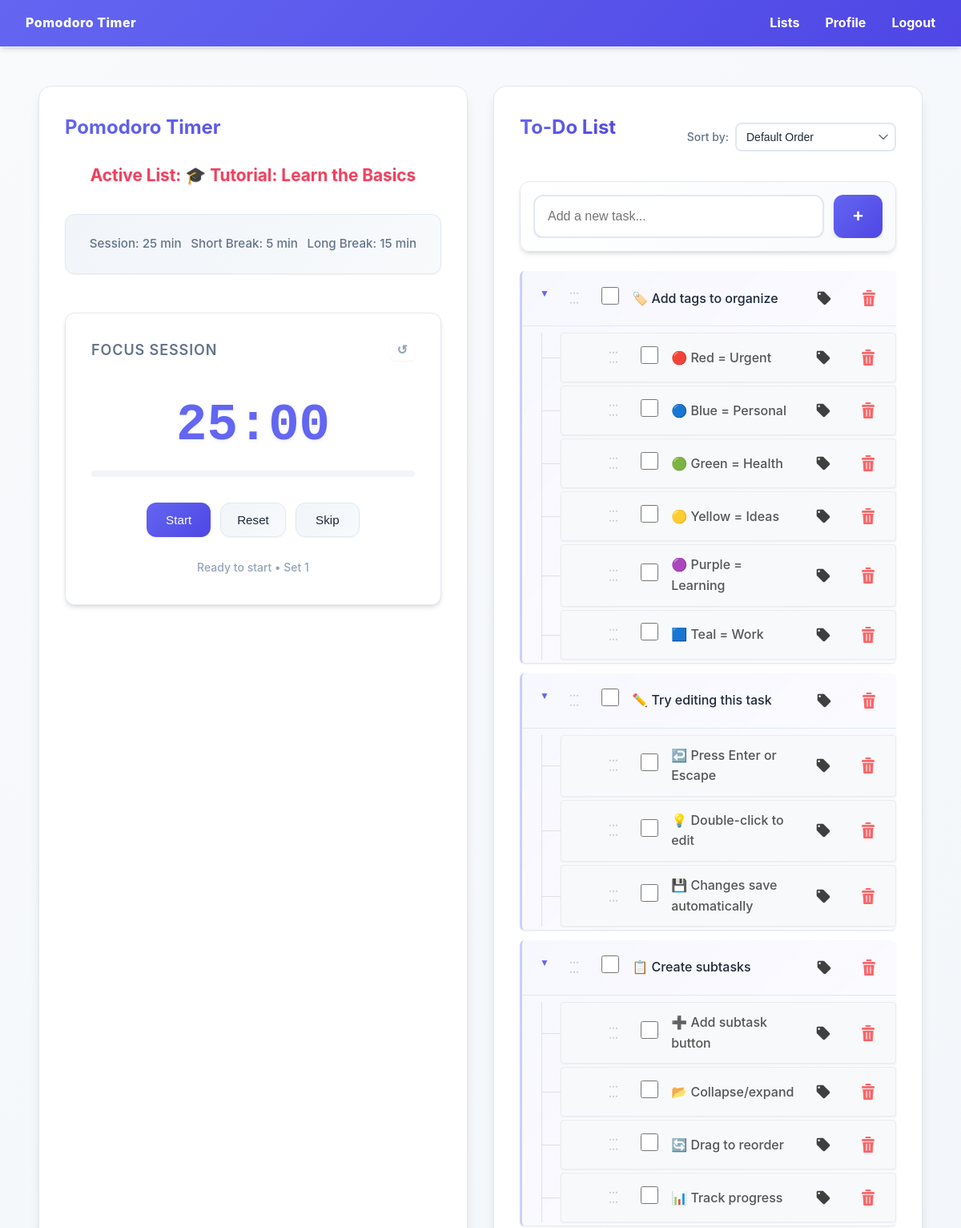
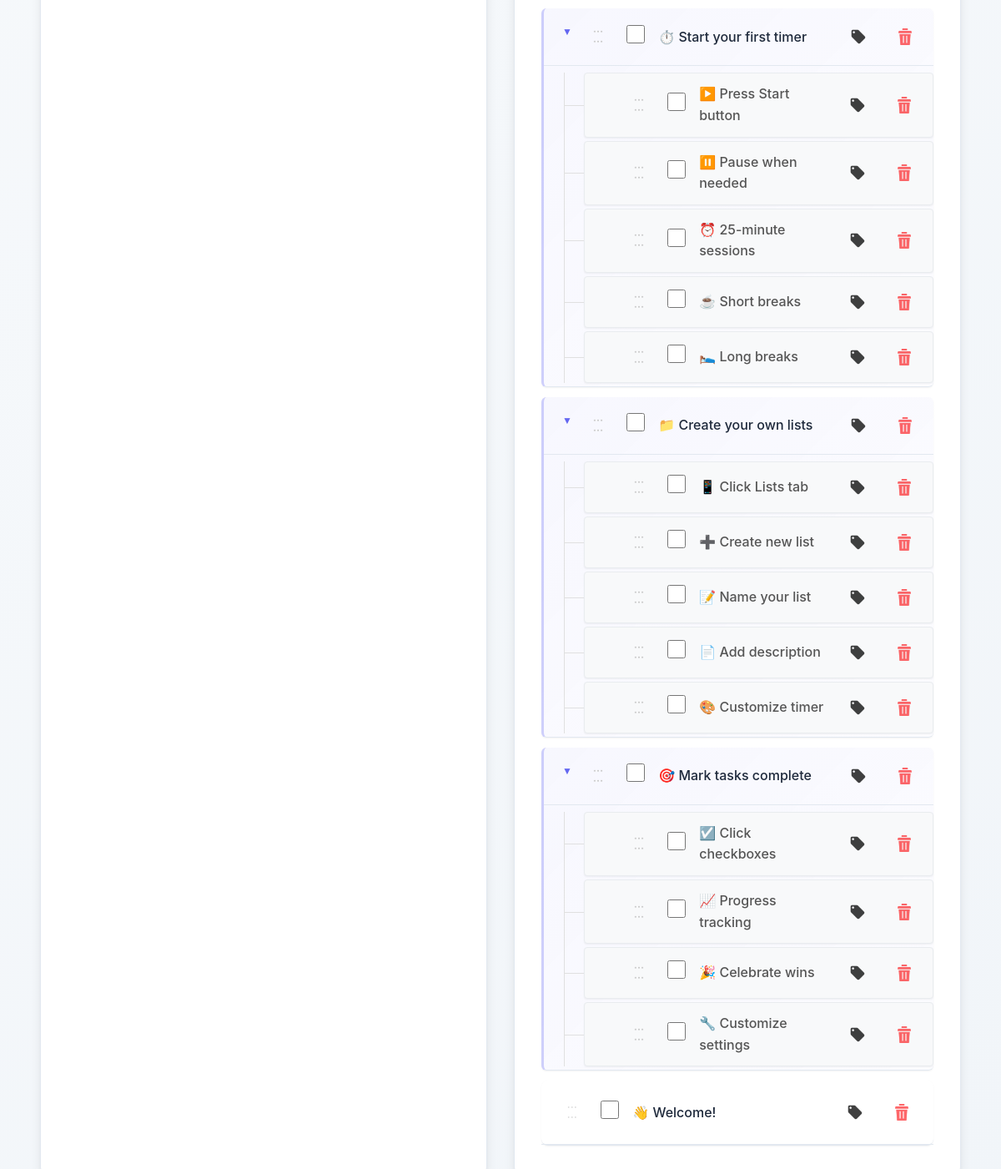
The page / (signed in) on the database its author committed (2 pictures, top to bottom).
### tables this page shows
CREATE TABLE lists (
    id INTEGER PRIMARY KEY AUTOINCREMENT,
    user_id INTEGER NOT NULL,
    name TEXT NOT NULL,
    description TEXT,
    is_active BOOLEAN DEFAULT 0,
    pomo_session INTEGER DEFAULT 25,
    pomo_short_break INTEGER DEFAULT 5,
    pomo_long_break INTEGER DEFAULT 15,
    pomo_current_time INTEGER DEFAULT 0,
    -- Timer state management
    timer_state TEXT DEFAULT 'idle' CHECK(timer_state IN ('idle', 'session', 'short_break', 'long_break', 'paused')),
    current_phase TEXT DEFAULT NULL CHECK(current_phase IN ('session', 'short_break', 'long_break')),
    timer_remaining INTEGER DEFAULT 0,
    sessions_completed INTEGER DEFAULT 0,
    timer_started_at TIMESTAMP NULL,
    timer_last_updated TIMESTAMP DEFAULT CURRENT_TIMESTAMP,
    created_at TIMESTAMP DEFAULT CURRENT_TIMESTAMP,
    FOREIGN KEY (user_id) REFERENCES users (id) ON DELETE CASCADE,
    UNIQUE(user_id, name)
);

CREATE TABLE tasks (
    id INTEGER PRIMARY KEY AUTOINCREMENT,
    list_id INTEGER NOT NULL,
    user_id INTEGER NOT NULL,
    content TEXT NOT NULL,
    is_done BOOLEAN DEFAULT 0,
    tags TEXT DEFAULT '',
    position INTEGER DEFAULT 0,
    parent_id INTEGER DEFAULT NULL,
    level INTEGER DEFAULT 0,
    path TEXT DEFAULT NULL,
    created_at TIMESTAMP DEFAULT CURRENT_TIMESTAMP,
    FOREIGN KEY (list_id) REFERENCES lists (id) ON DELETE CASCADE,
    FOREIGN KEY (user_id) REFERENCES users (id) ON DELETE CASCADE,
    FOREIGN KEY (parent_id) REFERENCES tasks (id) ON DELETE CASCADE
);

### pomodoro/routes/home.py (the view)
@bp.route('/')
@login_required
def index():
    from ..models.list import get_active_list
    active_list = get_active_list(current_user.id)
    tasks = []
    if active_list:
        from .tasks import get_tasks_with_hierarchy
        tasks = get_tasks_with_hierarchy(active_list['id'], current_user.id)
    return render_template('home/index.html', active_list=active_list, tasks=tasks)

### pomodoro/db.py (called while the page is built)
def convert_datetime(val):
    if isinstance(val, bytes):
        val = val.decode('utf-8')
    if isinstance(val, str):
        try:
            if 'T' in val:
                return datetime.fromisoformat(val.replace('Z', '+00:00'))
            else:
                return datetime.fromisoformat(val)
        except (ValueError, AttributeError):
            return datetime.now()
    return val

def get_db():
    if 'db' not in g:
        os.makedirs(current_app.instance_path, exist_ok=True)
        g.db = sqlite3.connect(
            current_app.config['DATABASE'],
            detect_types=sqlite3.PARSE_DECLTYPES | sqlite3.PARSE_COLNAMES
        )
        g.db.row_factory = sqlite3.Row
        g.db.execute("PRAGMA busy_timeout = 30000")
        from .migrations import run_pending_migrations
        run_pending_migrations(g.db)
    return g.db

### pomodoro/migrations.py (called while the page is built, shortened)
def _ensure_migrations_table(db: sqlite3.Connection):
    db.execute("""
        CREATE TABLE IF NOT EXISTS schema_migrations (
            filename TEXT PRIMARY KEY,
            applied_at TIMESTAMP DEFAULT CURRENT_TIMESTAMP
        )
    """)
    db.commit()

def run_pending_migrations(db: sqlite3.Connection):
    _ensure_migrations_table(db)
    applied = {row[0] for row in db.execute("SELECT filename FROM schema_migrations")}
    migration_files = sorted(
        f for f in os.listdir(MIGRATIONS_DIR)
        if f.endswith('.sql') and f not in applied
    )

### pomodoro/models/list.py (called while the page is built)
def get_active_list(user_id):
    db = get_db()
    return db.execute(
        'SELECT * FROM lists WHERE is_active = 1 AND user_id = ?',
        (user_id,)
    ).fetchone()

### pomodoro/models/user.py (called while the page is built)
    @staticmethod
    def get_by_id(user_id):
        database = db.get_db()
        user_data = database.execute(
            'SELECT * FROM users WHERE id = ?', (user_id,)
        ).fetchone()
        if user_data:
            return User(**user_data)
        return None

### pomodoro/templates/home/index.html (shortened to what this page needs)
{% extends 'base.html' %}
{% block head %}
<link rel="stylesheet" href="{{ url_for('static', filename='css/task-reorder.css') }}">
<link rel="stylesheet" href="{{ url_for('static', filename='css/hierarchy.css') }}">
<link rel="stylesheet" href="{{ url_for('static', filename='css/hierarchy-feedback.css') }}">
<link rel="stylesheet" href="{{ url_for('static', filename='css/modal.css') }}">
<link rel="stylesheet" href="{{ url_for('static', filename='css/tag-settings.css') }}">
{% endblock %}
{% block content %}
<div class="home-layout">
    <div class="panel pomodoro-panel">
        <h2>Pomodoro Timer</h2>
        {% if active_list %}
            <div class="pomodoro-placeholder">
                <p class="list-name">Active List: {{ active_list['name'] }}</p>
                <div class="timer-settings">
                    <p>Session: {{ active_list['pomo_session'] }} min</p>
                    <p>Short Break: {{ active_list['pomo_short_break'] }} min</p>
                    <p>Long Break: {{ active_list['pomo_long_break'] }} min</p>
                </div>
                <div class="timer-container" id="timerContainer">
                    <div class="timer-header">
                        <div class="timer-phase" id="timerPhase">Focus Session</div>
                        <button id="resetSetsBtn" class="btn btn-ghost btn-sm" title="Reset set counter">↺</button>
                    </div>
                    <div class="timer-display" id="timerDisplay">25:00</div>
                    <div class="timer-progress">
                    </div>
                    <div class="timer-controls">
                        <button id="startPauseBtn" class="btn btn-primary">Start</button>
                        <button id="resetBtn" class="btn btn-secondary">Reset</button>
                        <button id="skipBtn" class="btn btn-secondary">Skip</button>
                    </div>
                    <div class="timer-sessions" id="sessionCounter">0/4 sessions</div>
                </div>
            </div>
        {% else %}
            <p class="no-list">No active list selected. <a href="{{ url_for('lists.index') }}">Select a list</a></p>
        {% endif %}
    </div>
    <div class="panel tasks-panel">
        <div class="tasks-header">
            <h2>To-Do List</h2>
            <div class="sort-controls">
                <label for="sortSelect" class="sort-label">Sort by:</label>
                <select id="sortSelect" class="sort-select" aria-label="Sort tasks">
                    <option value="default">Default Order</option>
                </select>
            </div>
        </div>
        {% if active_list %}
            <div class="tasks-container">
                <div class="add-task-container">
                    <form method="post" action="{{ url_for('tasks.add_task') }}" class="add-task-form">
                        <input
                            type="text"
                            name="content"
                            placeholder="Add a new task..."
                            class="task-input"
                            required
                            aria-label="Task content"
                        >
                        <button type="submit" class="add-task-btn">
                            <span class="btn-icon">+</span>
                        </button>
                    </form>
                </div>
                <ul class="task-list" data-list-id="{{ active_list.id }}">
                    {% set root_tasks = tasks | selectattr('parent_id', 'none') | list %}
                    {% if root_tasks %}
                        {% for task in root_tasks %}
                            {% set all_tasks = tasks %}
                            {% include 'home/partials/task_item.html' with context %}
                        {% endfor %}
                    {% else %}
                        <li class="empty-state">No tasks yet. Add one above!</li>
                    {% endif %}
                </ul>
            </div>
        {% else %}
            <p class="no-list">No active list selected. <a href="{{ url_for('lists.index') }}">Select a list</a></p>
        {% endif %}
    </div>
</div>
{% endblock %}

### pomodoro/templates/base.html (shortened to what this page needs)
<!DOCTYPE html>
<html lang="en">
<head>
    <link rel="stylesheet" href="{{ url_for('static', filename='css/style.css') }}">
    <link rel="stylesheet" href="{{ url_for('static', filename='css/modal.css') }}">
    {% block head %}{% endblock %}
</head>
<body>
    <nav class="navbar">
        <div class="nav-content">
            <a href="{{ url_for('home.index') }}" class="nav-brand">Pomodoro Timer</a>
            <div class="nav-links">
                {% if current_user.is_authenticated %}
                    <a href="{{ url_for('lists.index') }}" class="nav-link {% if request.endpoint == 'lists.index' %}active{% endif %}">Lists</a>
                    <a href="{{ url_for('auth.profile') }}" class="nav-link {% if request.endpoint == 'auth.profile' %}active{% endif %}">Profile</a>
                    <form method="POST" action="{{ url_for('auth.logout') }}" class="logout-form">
                        <button type="button" class="nav-link logout-btn">Logout</button>
                    </form>
                {% else %}
                    <a href="{{ url_for('auth.login') }}" class="nav-link {% if request.endpoint == 'auth.login' %}active{% endif %}">Login</a>
                {% endif %}
            </div>
        </div>
    </nav>
    <main class="container">
        {% block content %}{% endblock %}
    </main>
</body>
</html>

### pomodoro/templates/home/partials/task_item.html (shortened to what this page needs)
{% set subtasks = all_tasks | selectattr('parent_id', 'equalto', task.id) | list %}
{% set is_parent = subtasks | length > 0 %}
<li class="task-item {% if task.is_done %}completed{% endif %} {% if is_parent %}parent{% endif %} {% if task.parent_id %}subtask{% endif %}"
    data-task-id="{{ task.id }}"
    draggable="true">
    <div class="task-header">
        {% if is_parent %}
            <button type="button" class="collapse-btn" aria-label="Toggle subtasks">▼</button>
        {% endif %}
        <div class="drag-handle">⋮⋮</div>
        <form method="post" action="{{ url_for('tasks.toggle_task', id=task.id) }}" style="display:inline;">
            <input type="checkbox" {% if task.is_done %}checked{% endif %} onchange="this.form.submit()">
        </form>
        <span class="task-content" data-task-id="{{ task.id }}">{{ task.content }}</span>
        <form method="post" action="{{ url_for('tasks.update_tags', id=task.id) }}" class="tag-form" data-task-id="{{ task.id }}">
            <button type="button" class="tag-btn" aria-label="Edit tags">
                <img src="{{ url_for('static', filename='assets/tag.png') }}" alt="Tags" class="tag-icon">
            </button>
        </form>
        <button type="button" class="delete-btn"
                data-task-id="{{ task.id }}"
                data-task-content="{{ task.content }}"
                aria-label="Delete task">
            <img src="{{ url_for('static', filename='assets/delete.png') }}" alt="Delete" class="delete-icon">
        </button>
    </div>
    {% if subtasks %}
        <ul class="task-children">
            {% for subtask in subtasks %}
                {% set sub_subtasks = all_tasks | selectattr('parent_id', 'equalto', subtask.id) | list %}
                {% set sub_is_parent = sub_subtasks | length > 0 %}
                <li class="task-item {% if subtask.is_done %}completed{% endif %} {% if sub_is_parent %}parent{% endif %} subtask"
                    data-task-id="{{ subtask.id }}"
                    draggable="true">
                    <div class="task-header">
                        <div class="drag-handle">⋮⋮</div>
                        <form method="post" action="{{ url_for('tasks.toggle_task', id=subtask.id) }}" style="display:inline;">
                            <input type="checkbox" {% if subtask.is_done %}checked{% endif %} onchange="this.form.submit()">
                        </form>
                        <span class="task-content" data-task-id="{{ subtask.id }}">{{ subtask.content }}</span>
                        <form method="post" action="{{ url_for('tasks.update_tags', id=subtask.id) }}" class="tag-form" data-task-id="{{ subtask.id }}">
                            <button type="button" class="tag-btn" aria-label="Edit tags">
                                <img src="{{ url_for('static', filename='assets/tag.png') }}" alt="Tags" class="tag-icon">
                            </button>
                        </form>
                        <button type="button" class="delete-btn"
                                data-task-id="{{ subtask.id }}"
                                data-task-content="{{ subtask.content }}"
                                aria-label="Delete task">
                            <img src="{{ url_for('static', filename='assets/delete.png') }}" alt="Delete" class="delete-icon">
                        </button>
                    </div>
                </li>
            {% endfor %}
        </ul>
    {% endif %}
</li>

### pomodoro/static/css/task-reorder.css (style rules this page uses)
.task-item { cursor: grab; transition: background-color 0.2s; }
.drag-handle { cursor: grab; color: #ccc; padding: 0 8px; user-select: none; font-size: 12px; display: flex; align-items: center; writing-mode: vertical-rl; text-orientation: mixed; }

### pomodoro/static/css/hierarchy.css (style rules this page uses)
:root { --hierarchy-indent-size: 24px; --hierarchy-line-color: #e0e0e0; --hierarchy-line-width: 1px; }
.task-item { position: relative; }
.task-children { list-style: none; margin: 0; padding: 0; margin-left: var(--hierarchy-indent-size); margin-top: 0.5rem; border-left: var(--hierarchy-line-width) solid var(--hierarchy-line-color); padding-left: calc(var(--hierarchy-indent-size) - var(--hierarchy-line-width)); }
.task-item.subtask { display: block; background: #f8f9fa; border-radius: 4px; margin-bottom: 0.25rem; position: relative; border: 1px solid #e9ecef; }
.task-item.subtask::before { content: ''; position: absolute; left: calc(-1 * var(--hierarchy-indent-size) - 1px); top: 50%; width: var(--hierarchy-indent-size); height: var(--hierarchy-line-width); background: var(--hierarchy-line-color); }
.task-item.parent { display: block; font-weight: 600; background: linear-gradient(135deg, rgba(99, 102, 241, 0.05) 0%, rgba(99, 102, 241, 0.02) 100%); border-left: 3px solid rgba(99, 102, 241, 0.3); border-radius: 6px; padding: 1rem; margin-bottom: 0.75rem; }
.task-item { display: block !important; padding: 0 !important; }
.task-header { display: flex !important; align-items: center !important; gap: 1rem !important; padding: 1.25rem !important; border-bottom: 1px solid var(--border-color) !important; }
.task-header .task-content { flex: 1 !important; min-width: 0; word-wrap: break-word; word-break: break-word; overflow-wrap: break-word; hyphens: auto; }
.task-header .tag-form, .task-header .delete-btn { flex-shrink: 0 !important; }
.task-item.parent .task-header { gap: 1.2rem; padding: 1rem !important; }
.task-item.subtask .task-header { gap: 0.8rem; padding: 0.75rem 1rem !important; border-bottom: none !important; }
.task-item.subtask .task-content { font-weight: 500; color: #555; }
.task-item.parent .collapse-btn { position: absolute; left: 1.25rem; top: 1.25rem; background: none; border: none; cursor: pointer; font-size: 0.75rem; color: #6366f1; z-index: 1; user-select: none; padding: 0.25rem; transition: transform 0.2s ease, color 0.2s ease; line-height: 1; width: 1rem; height: 1rem; display: flex; align-items: center; justify-content: center; }
.task-item.parent .task-header { padding-left: 2.5rem !important; position: relative; }
.task-item.parent .drag-handle { margin-left: 0.5rem; }

### rows shown on the page
lists: name "🎓 Tutorial: Learn the Basics", pomo_session "25", pomo_short_break "5", pomo_long_break "15"
tasks: content "🏷️ Add tags to organize"
tasks: content "🔴 Red = Urgent"
tasks: content "🔵 Blue = Personal"
tasks: content "🟢 Green = Health"
tasks: content "🟡 Yellow = Ideas"
tasks: content "🟣 Purple = Learning"
tasks: content "🟦 Teal = Work"
tasks: content "✏️ Try editing this task"
tasks: content "↩️ Press Enter or Escape"
tasks: content "💡 Double-click to edit"
tasks: content "💾 Changes save automatically"
tasks: content "📋 Create subtasks"
tasks: content "➕ Add subtask button"
tasks: content "📂 Collapse/expand"
tasks: content "🔄 Drag to reorder"
tasks: content "📊 Track progress"
tasks: content "⏱️ Start your first timer"
tasks: content "▶️ Press Start button"
tasks: content "⏸️ Pause when needed"
tasks: content "⏰ 25-minute sessions"
tasks: content "☕ Short breaks"
tasks: content "🛌 Long breaks"
tasks: content "📁 Create your own lists"
tasks: content "📱 Click Lists tab"
tasks: content "➕ Create new list"
tasks: content "📝 Name your list"
tasks: content "📄 Add description"
tasks: content "🎨 Customize timer"
tasks: content "🎯 Mark tasks complete"
tasks: content "☑️ Click checkboxes"
tasks: content "📈 Progress tracking"
tasks: content "🎉 Celebrate wins"
tasks: content "🔧 Customize settings"
tasks: content "👋 Welcome!"
